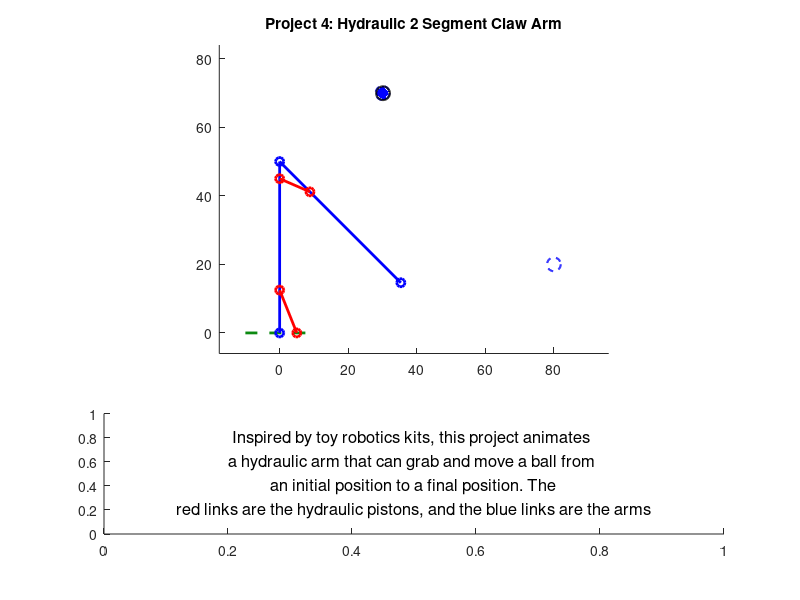

MATLAB code for this plot:
function [] = mechanism_Beard_Hall(linkLgth, initX, initY, finalX, finalY, speed)
%% Function Description
%{
This function mechanism_Beard_Hall takes inputs 
______ and animates a
hydraulic robotic claw arm that can move an object.

linkLgth: the length of the 2 links
initX, initY: the initial x and y positions for the object to be moved
finalX, finalY: the position the object should be moved to.
speed: the animation speed, piston length change per second
%}


close all %closes any windows that are open still

%mechanism_Beard_Hall(beta1, beta2, beta3, beta4, speed, L, R0)

% TODO remove before submission but these are placeholders so we can easily
% test
if nargin < 4
        linkLgth = 50;
        initX = 80;
        initY = 20;
        finalX = 30;
        finalY = 70;
        speed = 3;
    end

%TODO 
%{ 
TODO: add a paragraph explaining how to use the program, a 2 explaining 
how to use the program, along with any relevant background, such as how you
decided on any constant parameters (e.g. "we measured the link lengths from
this bench press on campus; see attached photo"). You may want some parameters
(e.g. some link lengths) to be input by the user, but you could provide default 
values. You get to decide.

Grades based off of:
- originality
- technical difficulty
- execution
- clarity of animation and how to use it
- good documentation

=======

%}

%=============================================================================
%% inputs and constraints

    % initX and initY, coordinates for the object to be moved from

    % finalX and finalY, coordinates for the object to be moved to

    % All coordinate inputs must fall within a semicircle with a radius of the arm's
    % maximum length, ie sum of hardcoded lengths for link 1 and link 2, and
    % both y coordinate inputs must be positive (might be a good idea to
    % have an offset equal to half the height of the movable object for
    % simple math)

%% plot elements:

    %{
    variable legend: 
    
    Given inputs: 
    initX, initY:   the initial x and y positions for the object to be moved
    finalX, finalY: the position the object should be moved to.
    speed:          the animation speed, rads/s of ___(whatever we consider the base link)____
    
        

    Defined within function:

    SCALAR  link1:  fixed length of link 1
    SCALAR  link2:  fixed length of link 2
    
    SCALAR  x0, y0: (fixed origin of link 1)
    

    ARRAY: x1, y1 (end of link 1, changing) 

    %}

% ground, both for the mechanism and maybe the lower limit of where the
% object can be moved to

% link 1, attached to ground

% link 2, attached to end of link 1, other end will be the bucket/claw/etc

% crank 1, input for link 1 angular position, slides along link 1 and is
% fixed to ground

% crank 2, input for link 2 angular position, slides along link 2 and is
% fixed to link 1

% movable object

% grabbing mechanism

% maybe some visual indicators of the initial and final positions (we could have pale dotted objects represent these positions and have the object itself in a brighter solid line colour)

%initialize fixed parameters
link1Lgth = linkLgth;
pst1Link1 = link1Lgth*0.25; %point where piston 1 attaches to link 1 mesaured from ground
pst1Grnd = link1Lgth*0.1; %point where piston 1 attaches to ground measured as distance from arm base/origin
link2Lgth = linkLgth;
pst2Link2 = link2Lgth*0.25; %point where piston 2 attaches to link 2 measured along link 2 from elbow
pst2Link1 = link1Lgth*0.1; %point where piston 2 attaches to link 1 measured along link 1 from elbow


%% PST2LINK1 WILL NEED TO BE SUBTRACTED FROM LINK 1 TO GET RIGHT LENGTH FOR THE PLOT

maxReach = link1Lgth + link2Lgth; %This length, as a diagonal, will be used to establish a square of acceptable coordinates?
minReach = min([(link1Lgth - link2Lgth) (link2Lgth - link1Lgth)]);

if max([sqrt(initX^2 + initY^2) sqrt(finalX^2 + finalY^2)]) > maxReach
    disp("points too far for grabbing range, please choose points closer to the origin, or adjust link lengths")
    return
end

if min([sqrt(initX^2 + initY^2) sqrt(finalX^2 + finalY^2)]) < minReach
    disp("Points out of grabbing range, please choose points further from the origin, or adjust link lengths.")
    %fprintf(min([sqrt(initX^2 + initY^2) sqrt(finalX^2 + finalY^2)]) ...)
    return
end


%% Arrays, hard coded default position assumes link 1 points straight up and link 2 is at 0 radians from + x axis
%% for the following 2 arrays, first index is the piston or link number, and the second index is the specific position
%% 1 = default position, 2 = initial position of object, 3 = final position
%% Angles needed for calculating piston lengths
linkAng = [pi/2, 0, 0; -pi/4, 0, 0];
%% Piston lengths associated with default, initial, and final positions
pstKeyFrames = [sqrt(pst1Grnd^2+pst1Link1^2-2*pst1Grnd*pst1Link1*cos(linkAng(1,1))),0,0; sqrt(pst2Link1^2+pst2Link2^2-2*pst2Link1*pst2Link2*cos(linkAng(2,1))),0,0];

%% Arrays to be filled with frame specific angle or length data based on 
%% interpolation between values contained in the arrays above
linkPlotAng = zeros(2,0); %link angles
pstPlotLgth = zeros(2,0); %piston lengths
pstPlotAng = zeros(2,0); %piston angles

% Arrays to be filled with coordinate data
% 1st row is x coords, 2nd row is y coords, column is frame
pst1End = zeros(2,0);
pst2Start = zeros(2,0);
pst2End = zeros(2,0);
link1End = zeros(2,0);
link2End = zeros(2,0);

%% position states and motion

%the origin (fixed side of link 1)
x0 = 0;
y0 = 0;

%link 1 initial coordinates
%x1(1) = x0; %TODO PLACEHOLDERS change to depend on angle
%y1(1) = y0 + link1Lgth;

%link 2 coordinates
%x2(1) = x1 + link2Lgth; %TODO PLACEHOLDERS change to depend on angle
%y2(1) = y1;

% initial, moving free end of link 2 from default position to init
% coordinates specified by user

% final, moving links 1 and 2 such that the arm moves smoothly between init
% and final coordinates in a way that is physically possible

% return to default position, go from final position back to default
% position

%% Calculating initial and final position data (CURRENTLY FOR 1ST QUADRANT ONLY)
%% initial position
    %Convert init coordinates to a position vector
    iPosLgth = hypot(initX, initY);
    iPosAng = atan2(initY, initX); %apparently Atan takes y first
    %Calculate link angles from triangle made with init position vector
    linkAng(1,2) = acos((link1Lgth^2 + iPosLgth^2 - link2Lgth^2)/(2*link1Lgth*iPosLgth)) + iPosAng;
    linkAng(2,2) = acos((link1Lgth^2 + link2Lgth^2 - iPosLgth^2)/(2*link1Lgth*link2Lgth));
    %Calculate piston lengths
    pstKeyFrames(1,2) = sqrt(pst1Grnd^2+pst1Link1^2-2*pst1Grnd*pst1Link1*cos(linkAng(1,2)));
    pstKeyFrames(2,2) = sqrt(pst2Link1^2+pst2Link2^2-2*pst2Link1*pst2Link2*cos(linkAng(2,2)));
    
    %superfluous but keeping around just in case
    %{
    %Get the angle of link 2 relative to the positive x axis for plotting
    lnk2PltAng(2) = (link1Ang(2) - 180) + link2Ang(2);
    %Calculate piston angles for plotting
    pst1PltAng(2) = asin((pst1Link1*sin(link1Ang(2)))/pst1KeyFrames(2));
    pst2PltAng(2) = (link1Ang(2) - asin((pst2Link2*sin(link2Ang(2)))/pst2KeyFrames(2))); %relative to positive x axis
    %}
    
%% final position
    %Convert init coordinates to a position vector
    fPosLgth = hypot(finalX, finalY);
    fPosAng = atan2(finalY, finalX);

    %Calculate link angles from triangle made with init position vector
    linkAng(1,3) = acos((link1Lgth^2 + fPosLgth^2 - link2Lgth^2)/(2*link1Lgth*fPosLgth)) + fPosAng;
    linkAng(2,3) = acos((link1Lgth^2 + link2Lgth^2 - fPosLgth^2)/(2*link1Lgth*link2Lgth));

    %Calculate piston lengths
    pstKeyFrames(1,3) = sqrt(pst1Grnd^2+pst1Link1^2-2*pst1Grnd*pst1Link1*cos(linkAng(1,3)));
    pstKeyFrames(2,3) = sqrt(pst2Link1^2+pst2Link2^2-2*pst2Link1*pst2Link2*cos(linkAng(2,3)));
    
    %superfluous but want to keep around just in case
    %{
    %Get the angle of link 2 relative to the positive x axis for plotting
    link2PltAng(3) = (link1Ang(3) - 180) + link2Ang(3);
    %Calculate piston angles for plotting
    pst1PltAng(3) = asin((pst1Link1*sin(link1Ang(3)))/pst1KeyFrames(3));
    pst2PltAng(3) = (link1Ang(3) - asin((pst2Link2*sin(link2Ang(3)))/pst2KeyFrames(2))); %relative to positive x axis
    %}
   
%% Creating frames for animation
    fps = 60; %frames per second [frames/second]
    pstFrameStep = speed/60; %piston length change per frame    


    %% defualt to initial

    %initialize the first frame for this motion
    pstPlotLgth(1,1) = pstKeyFrames(1,1);
    pstPlotLgth(2,1) = pstKeyFrames(2,1);

    %Calculate total required frames based on which piston needs more steps
    %to get into the new position
    diTotal = ceil(max(abs((pstKeyFrames(1,2) - pstKeyFrames(1,1))/pstFrameStep), abs((pstKeyFrames(2,2) - pstKeyFrames(2,1))/pstFrameStep)));
  
    %once for each piston
    for i = 1:2 
        %for tracking when pistons are done moving to the new position
        pstDone = false;
        %for determining whether to increase or decrease a piston
        if pstKeyFrames(i,1) < pstKeyFrames(i,2) %Increase the value if initial is greater than default position
            sign = 1;
        elseif pstKeyFrames(i,1) > pstKeyFrames(i,2) %decrease the value if initial is less than default position
            sign = -1;
        else
            sign = 0;
        end
        %for each frame in the current motion
        for j = 2:diTotal
            %If the current piston isn't in its final position
            if pstDone == false
                %change the position by the step size in the determined
                %direction
                pstPlotLgth(i,j) = pstPlotLgth(i,(j-1)) + pstFrameStep*sign;
            else
                %set the current frame to the same position as the last
                %frame
                pstPlotLgth(i,j) = pstPlotLgth(i,j-1);
            end
            %if current frame's position is within a step size of the
            %initial position
            if abs(pstPlotLgth(i,j) - pstKeyFrames(i,2)) < pstFrameStep
                %Stop moving this piston during this motion
                pstDone = true;
            end
        end
    end

    %% initial to final
    
    %Calculate total required frames based on which piston needs more steps
    %to get into the new position
    ifTotal = ceil(max(abs((pstKeyFrames(1,3) - pstKeyFrames(1,2))/pstFrameStep), abs((pstKeyFrames(2,3) - pstKeyFrames(2,2))/pstFrameStep)));

    %once for each piston
    for i = 1:2 
        %for tracking when pistons are done moving to the new position
        pstDone = false;
        %for determining whether to increase or decrease a piston
        if pstKeyFrames(i,2) < pstKeyFrames(i,3) %Increase the value if final is greater than initial position
            sign = 1;
        elseif pstKeyFrames(i,2) > pstKeyFrames(i,3) %decrease the value if final is less than initial position
            sign = -1;
        else
            sign = 0;
        end
        %for each frame in the current motion
        for j = (diTotal + 1):(diTotal + ifTotal)
            %If the current piston isn't in its final position
            if pstDone == false
                %change the position by the step size in the determined
                %direction
                pstPlotLgth(i,j) = pstPlotLgth(i,(j-1)) + pstFrameStep*sign;
            else
                %set the current frame to the same position as the last
                %frame
                pstPlotLgth(i,j) = pstPlotLgth(i,j-1);
            end
            %if current frame's position is within a step size of the
            %initial position
            if abs(pstPlotLgth(i,j) - pstKeyFrames(i,3)) < pstFrameStep
                %Stop moving this piston during this motion
                pstDone = true;
            end
        end
    end

    %% final back to default

    %Calculate total required frames based on which piston needs more steps
    %to get into the new position
    fdTotal = ceil(max(abs((pstKeyFrames(1,1) - pstKeyFrames(1,3))/pstFrameStep), abs((pstKeyFrames(2,1) - pstKeyFrames(2,3))/pstFrameStep)));
 
    %once for each piston
    for i = 1:2 
        %for tracking when pistons are done moving to the new position
        pstDone = false;
        %for determining whether to increase or decrease a piston
        if pstKeyFrames(i,3) < pstKeyFrames(i,1) %Increase the value if default is greater than final position
            sign = 1;
        elseif pstKeyFrames(i,3) > pstKeyFrames(i,1) %decrease the value if default is less than final position
            sign = -1;
        else
            sign = 0;
        end
        %for each frame in the current motion
        for j = (diTotal + ifTotal + 1):(diTotal + ifTotal + fdTotal)
            %If the current piston isn't in its final position
            if pstDone == false
                %change the position by the step size in the determined
                %direction
                pstPlotLgth(i,j) = pstPlotLgth(i,(j-1)) + pstFrameStep*sign;
            else
                %set the current frame to the same position as the last
                %frame
                pstPlotLgth(i,j) = pstPlotLgth(i,j-1);
            end
            %if current frame's position is within a step size of the
            %initial position
            if abs(pstPlotLgth(i,j) - pstKeyFrames(i,1)) < pstFrameStep
                %Stop moving this piston during this motion
                pstDone = true;
            end
        end
    end
    
    %Calculate angles of all plot elements relative to positive x axis for each
    %frame based on piston lengths
    for i = 1:length(pstPlotLgth)
        pstPlotAng(1,i) = pi - acos((pstPlotLgth(1,i)^2+pst1Grnd^2-pst1Link1^2)/(2*pstPlotLgth(1,i)*pst1Grnd));
        linkPlotAng(1,i) = acos((pst1Link1^2+pst1Grnd^2-pstPlotLgth(1,i)^2)/(2*pst1Link1*pst1Grnd));
        pstPlotAng(2,i) = linkPlotAng(1,i) - acos((pst2Link1^2+pstPlotLgth(2,i)^2-pst2Link2^2)/(2*pst2Link1*pstPlotLgth(2,i)));
        linkPlotAng(2,i) = (linkPlotAng(1,i) - pi) + acos((pst2Link1^2+pst2Link2^2-pstPlotLgth(2,i)^2)/(2*pst2Link1*pst2Link2));
    end

    %calculate per frame plot element coordinates
    for i = 1:length(pstPlotLgth)

        %coordinates of the end of link 1
        link1End(1,i) = link1Lgth*cos(linkPlotAng(1,i));
        link1End(2,i) = link1Lgth*sin(linkPlotAng(1,i));
        
        %coordinates of the end of link 2
        link2End(1,i) = link1Lgth*cos(linkPlotAng(1,i)) + link2Lgth*cos(linkPlotAng(2,i));
        link2End(2,i) = link1Lgth*sin(linkPlotAng(1,i)) + link2Lgth*sin(linkPlotAng(2,i));
        
        
        %coordinates of the end of piston 1, start is fixed at (pst1Grnd, 0)
        pst1End(1,i) = pstPlotLgth(1,i)*cos(pstPlotAng(1,i)) + pst1Grnd;
        pst1End(2,i) = pstPlotLgth(1,i)*sin(pstPlotAng(1,i));
        
        %coordinates of the start of piston 2 along link 1
        pst2Start(1,i) = (link1Lgth - pst2Link1)*cos(linkPlotAng(1,i));
        pst2Start(2,i) = (link1Lgth - pst2Link1)*sin(linkPlotAng(1,i));
        
        %coordinates of the end of piston 2 along link 2
        pst2End(1,i) = (link1Lgth - pst2Link1)*cos(linkPlotAng(1,i)) + pstPlotLgth(2,i)*cos(pstPlotAng(2,i));
        pst2End(2,i) = (link1Lgth - pst2Link1)*sin(linkPlotAng(1,i)) + pstPlotLgth(2,i)*sin(pstPlotAng(2,i));
    end
%% using the calculated values for the obj position array

    %% movable object initialisation
    
    
    %moveable object parameters:
    radius = 2; 
    
    %grabbing num of frames
    num_frames = length(pstPlotLgth);
    
    %initialising positions for ball
    objX = zeros(1, num_frames);
    objY = zeros(1, num_frames);

    %object stays at initial position till picked up
    objX(1:diTotal) = initX;
    objY(1:diTotal) = initY;

    
    %object follows link 2 end coordinates from initial to final
    carry_frames = (diTotal + 1):(diTotal + ifTotal); %frame indices for following link 2
    objX(carry_frames) = link2End(1, carry_frames);
    objY(carry_frames) = link2End(2, carry_frames);

    %obj stays at final position 
    drop_frames = (diTotal + ifTotal):num_frames; %frame indices for final position
    objX(drop_frames) = objX(diTotal + ifTotal);
    objY(drop_frames) = objY(diTotal + ifTotal);
    

    %position matrix for rectangle object acting as ball
    obj_pos = [objX - radius; objY - radius; repmat(2*radius, 1, num_frames); repmat(2*radius, 1, num_frames)];


    %% Possible constraints
%{
    1. Position of ends of link 1 and link 2 must always be in the first 2
    quadrants relative to the origin where link 1 attached to the ground
    2. Input angle for crank 1 must be between 0 and pi rads, while crank 2
    can rotate between 0 and 2 pi rads (one-way or both ways)
    3. Links will only move one at a time
%}


    %{
since link length is fixed, 
    %}



%% Animations
% TODO: move code below this up only when variables are needed further up

%% Creating Figure

    clf %clears figure if this function is run multiple times in a row

     figure('Position', [100, 100, 1200, 800]) %makes the empty figure for the animation
    set(gcf, 'Color', '#D3E2E8'); %makes the background blue


ax1 = subplot(3, 1, [1 2]); %adds the plot, maybe leaving space for a text box at (2 1 2) that can explain ?
hold on %allows everything here to be added to same figure

title('Project 4: Hydraulic 2 Segment Claw Arm');


% Setting reasonable axes
   axis equal % sets axes to equal
        
        % finds appropriate window bounds
        xmin = 1.2 * min([-5 min([x0, pst1Grnd, initX, finalX, link1End(1,:), link2End(1,:), pst1End(1,:), pst2Start(1,:), pst2End(1,:), objX])]);  %uses all x vals    % 120% safety margin on leftmost position of the crank
        xmax = 1.2 * max([x0, pst1Grnd, initX, finalX, link1End(1,:), link2End(1,:), pst1End(1,:), pst2Start(1,:), pst2End(1,:), objX]);     % 120% safety margin on extended position of crank, to be changed
        ymin = 1.2 * min([-5, min([y0, initY, finalY, link1End(2,:), link2End(2,:), pst1End(2,:), pst2Start(2,:), pst2End(2,:), objY])]);               % takes smallest of (lowest crank position or offset), subtracts half r3 for margin
        ymax = 1.2 * max([y0, initY, finalY, link1End(2,:), link2End(2,:), pst1End(2,:), pst2Start(2,:), pst2End(2,:), objY]);               % same as ymin but in positive direction

        
        link2End(2,:), pst1End(2,:), pst2Start(2,:), pst2End(2,:), objY

        %axis([xmin, xmax, ymin, ymax])
        xlim([xmin, xmax]);
        ylim([ymin, ymax]);

    % Initial frame
    
        %plot object handles

             % initial and final object positions: (should not move)
             init_object = rectangle('Position', [initX - radius, initY - radius, 2*radius, 2*radius],...
                 'Curvature', [1 1], 'FaceColor', 'w', 'EdgeColor', 'b', 'LineWidth', 1.5, 'LineStyle', '--');

             final_object = rectangle('Position', [finalX - radius, finalY - radius, 2*radius, 2*radius],...
                 'Curvature', [1 1], 'FaceColor', 'w', 'EdgeColor', 'b', 'LineWidth', 1.5, 'LineStyle', '--');

            ground = line([(x0-10) (x0+10)],[0 0],'linewidth', 2,'color','#0C8A11', 'LineStyle', '--'); %plot object for ground, does not need updating per frame

            %plot object handles for animating
            links = plot([x0 link1End(1,1) link2End(1,1)],[y0 link1End(2,1) link2End(2,1)],'-o','linewidth',2, 'Color', 'b'); %plot obejct for rocker arm, spans from p0-p3
            
            piston1 = plot([pst1Grnd pst1End(1,1)],[0 pst1End(2,1)],'-o','linewidth',2, 'Color', 'r'); %plots piston connected to ground

            piston2 = plot([pst2Start(1,1) pst2End(1,1)],[pst2Start(2,1) pst2End(2,1)],'-o','linewidth',2, 'Color', 'r'); %plots piston at link elbow
            

            % moveable object
            m_object = rectangle('Position', obj_pos(:, 1),...
                 'Curvature', [1 1], 'FaceColor', 'b', 'EdgeColor', 'k', 'LineWidth', 1.5);


 ax2 = subplot(3, 1, 3); %text box


        str = {'Inspired by toy robotics kits, this project animates ',... ...
            'a hydraulic arm that can grab and move a ball from ',...
            'an initial position to a final position. The',...
            ['red links are the hydraulic pistons, and the ' ...
            'blue links are the arms'],...
            };
        
        text(0.5, 0.5, str, ...
            'HorizontalAlignment', 'center', ...
            'VerticalAlignment', 'middle', ...
            'FontSize', 12);
                    
        hold off


%% Frame updates for both plots

    timestep = 1/fps; % fps inverted gives seconds per frame
    for i = 2:length(pstPlotLgth)
        pause(timestep) %shows previous frame for timestep length
                
        %sets objects to next position
        %set(link4,'XData',[x0 x3(n)],'YData',[y0 y3(n)]);   %error in cases
        set(links,'XData',[x0 link1End(1,i) link2End(1,i)],'YData',[y0 link1End(2,i) link2End(2,i)]);
        set(piston1,'XData',[pst1Grnd pst1End(1,i)],'YData',[0 pst1End(2,i)]);
        set(piston2,'XData',[pst2Start(1,i) pst2End(1,i)],'YData',[pst2Start(2,i) pst2End(2,i)]);

        set(m_object, 'Position', obj_pos(:, i));

    end %update end

end %function end
